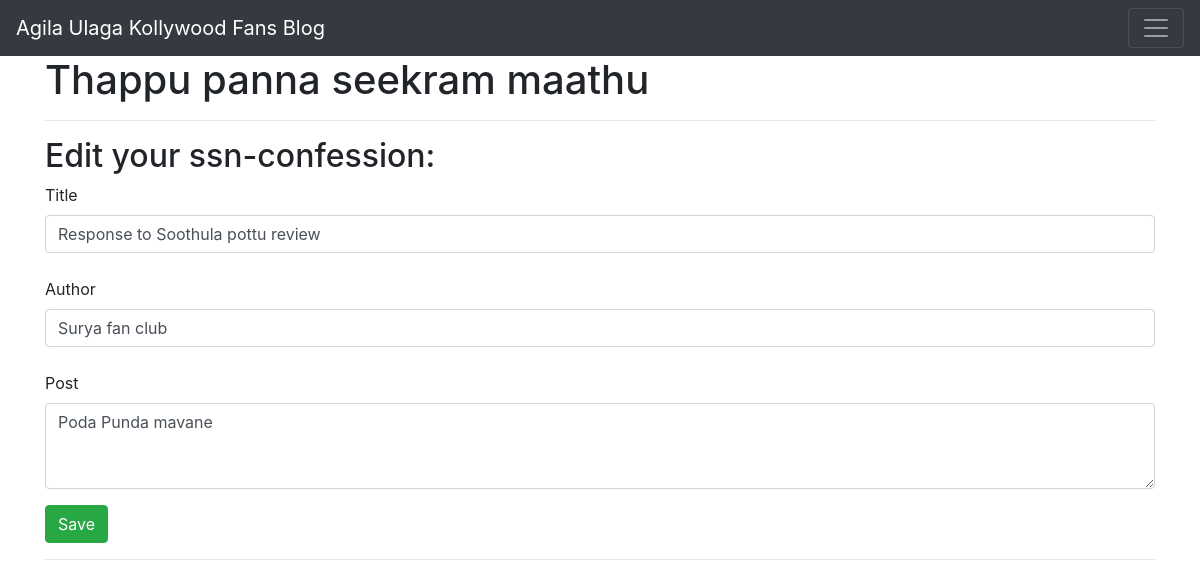
Page /posts/edit/15 on the committed database.
### app.py (models this page shows, shortened)
class BlogPost(db.Model):
    id = db.Column(db.Integer, primary_key = True)
    title = db.Column(db.String(100), nullable = False)
    content = db.Column(db.Text, nullable = False)
    author = db.Column(db.String(40), nullable = False, default = 'N/A')
    date_posted = db.Column(db.DateTime, nullable = False,
                  default = datetime.strptime(datetime.now().strftime("%Y-%m-%d %I:%M:%S"), "%Y-%m-%d %I:%M:%S"))

### app.py (the view)
@app.route('/posts/edit/<int:id>', methods = ['GET', 'POST'])
def edit(id):
    post = BlogPost.query.get_or_404(id)
    if request.method == 'POST':
        post.title = request.form['title']
        post.content = request.form['content']
        post.author = request.form['author']
        post.date_posted = default = datetime.strptime(datetime.now().strftime("%Y-%m-%d %I:%M:%S"), "%Y-%m-%d %I:%M:%S")
        db.session.commit()
        return redirect('/posts')
    else:
        return render_template('edit.html', post = post)

### templates/edit.html (shortened to what this page needs)
{% extends 'base.html' %}
{% block body %}
<h1>Thappu panna seekram maathu </h1>
    <hr>
    <h2>Edit your ssn-confession:</h2>
    <form action = '/posts/edit/{{post.id}}' method = 'POST'>
        <label for="title">Title</label>
        <input class="form-control" type="text" name='title' id='title' value = '{{ post.title }}'>
        <br>
        <label for="author">Author</label>
        <input class="form-control" type="text" name='author' id='author' value = '{{ post.author }}'>
        <br>
        <div class="form-group">
            <label for="content">Post</label>
            <textarea class="form-control" name='content' id='content' rows="3">{{ post.content }}</textarea>
        </div>
        <button type="submit" class="btn btn-success" value="save">Save</button>
    </form>
    <hr>
{% endblock %}

### rows in the picture
BlogPost: title "Response to Soothula pottu review", author "Surya fan club", content "Poda Punda mavane"
